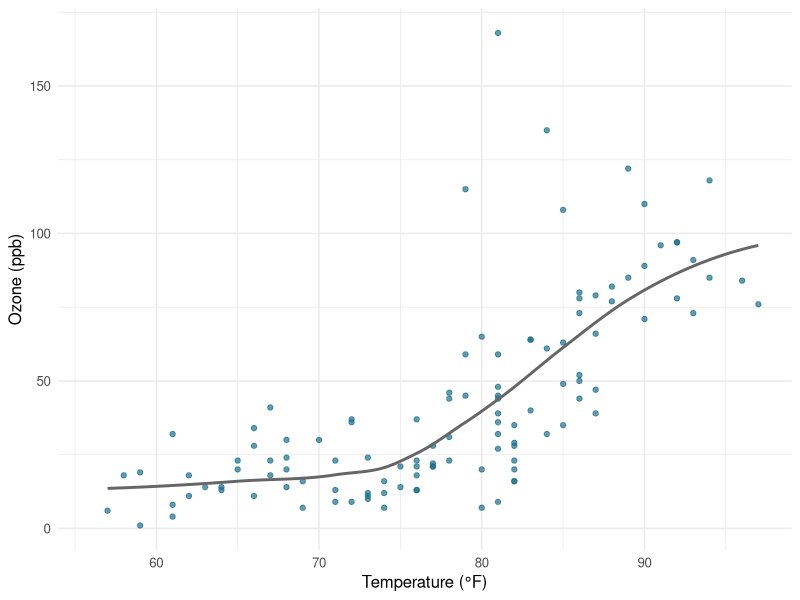
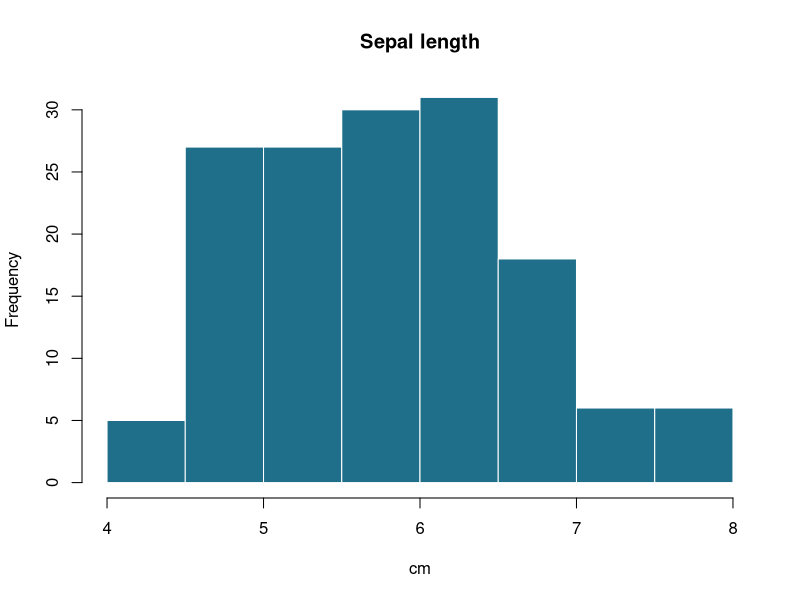
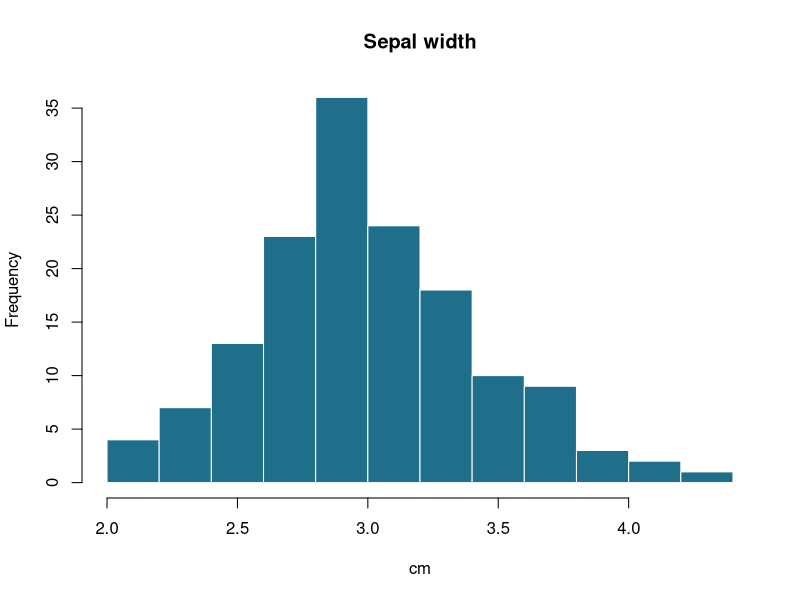
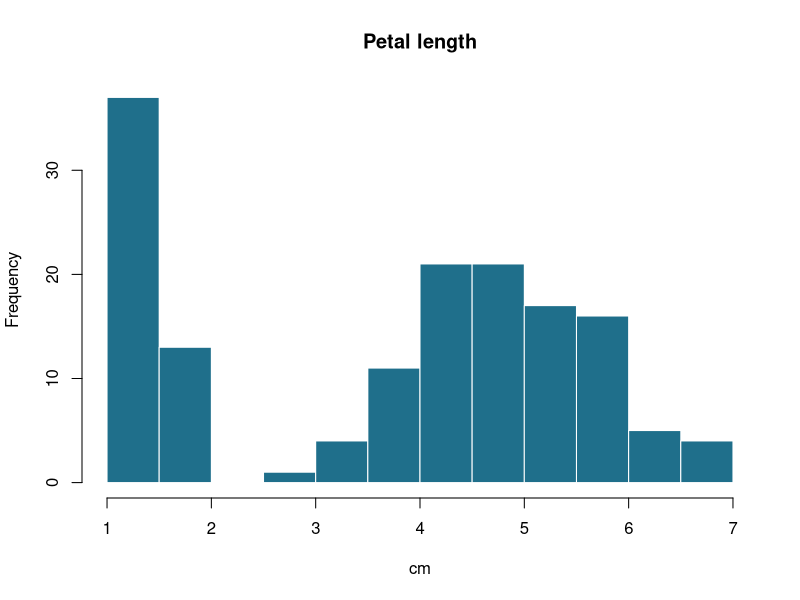

Write R code to recreate these figures, in order.
## ---- chunk 1
#| label: setup
#| include: false
library(knitr)
library(ggplot2)
## ---- chunk 2
#| label: tbl-air
#| tbl-cap: "New York air quality, May 1973."
kable(head(airquality[airquality$Month == 5, c("Ozone", "Temp", "Wind")]))
## ---- chunk 3
#| label: fig-air
#| fig-cap: "Ozone rises sharply with temperature."
#| fig-width: 6
#| fig-height: 3.5
#| warning: false
ggplot(airquality, aes(Temp, Ozone)) +
  geom_point(colour = "#1f6f8b", alpha = 0.7) +
  geom_smooth(method = "loess", se = FALSE, colour = "grey40",
              formula = y ~ x) +
  labs(x = "Temperature (°F)", y = "Ozone (ppb)") +
  theme_minimal(base_size = 12)
## ---- chunk 4
#| fig-height: 4
hist(iris$Sepal.Length, main = "Sepal length", col = "#1f6f8b",
     border = "white", xlab = "cm")
## ---- chunk 5
#| fig-height: 4
hist(iris$Sepal.Width, main = "Sepal width", col = "#1f6f8b",
     border = "white", xlab = "cm")
## ---- chunk 6
#| fig-height: 4
hist(iris$Petal.Length, main = "Petal length", col = "#1f6f8b",
     border = "white", xlab = "cm")
## ---- chunk 7
#| label: tbl-narrow
#| tbl-cap: "A table slimmed down to fit a narrow column."
kable(head(mtcars[, c("mpg", "cyl", "wt")]), digits = 1)
